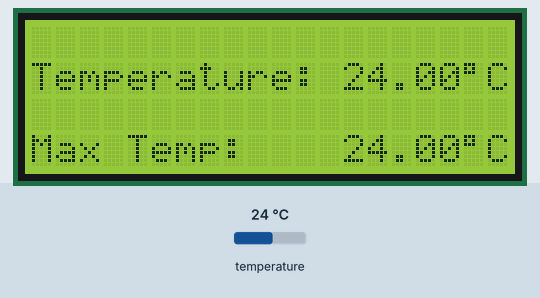
This sketch was run on a simulated Arduino Uno, built with avr-gcc and run on an emulated ATmega328P. Parts: 20×4 character LCD. The test bench sets the inputs (shaded band); at power-on: temperature 24 °C.

Above: at 3.5 s.
3.6 s: temperature set to 12 °C
At 5.9 s:
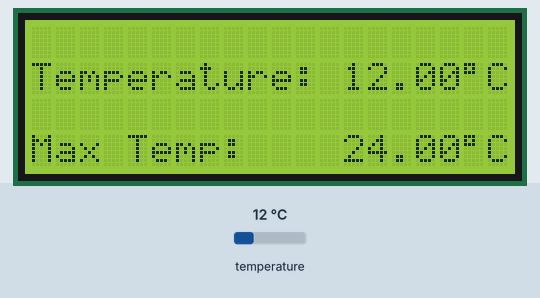
6.2 s: temperature set to 19 °C
11.9 s: temperature set to 28 °C
At 13.4 s:
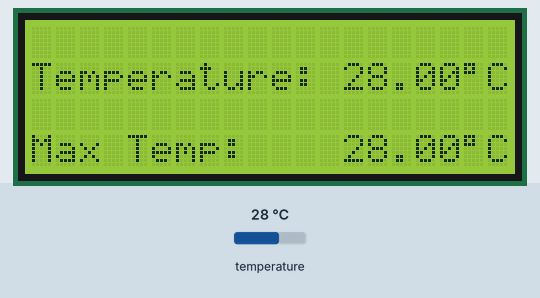
Timing chart, 0 to 14.9 s (numbered marks = the images above; inputs shaded):
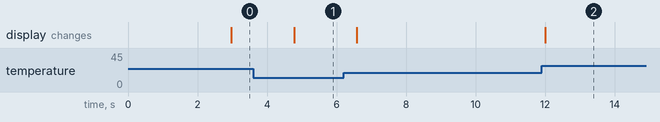

The sketch:

Testing_DS18B20_temp_sensor.ino
```cpp
//Welcome to Handsonpractical
    #include <OneWire.h>
    #include <DallasTemperature.h>
    #include<LiquidCrystal_I2C.h>
    #define ONE_WIRE_BUS 6

    OneWire oneWire(ONE_WIRE_BUS);
    DallasTemperature sensors(&oneWire);
    LiquidCrystal_I2C lcd(0x27,20, 4);
    float temp=0;
    float maxValue=0;

    void setup()
    {
      lcd.backlight();
      lcd.init();
      lcd.begin(20,4);
      lcd.setCursor(6,0);
      lcd.print("Welcome");
      lcd.setCursor(9,1);
      lcd.print("To");
      lcd.setCursor(2,2);
      lcd.print("Hands on Practical");
      delay(2000);
      sensors.begin();
      Serial.begin(9600);

    }
    void loop()
    {
      sensors.requestTemperatures();
      temp=sensors.getTempCByIndex(0);
      if (temp > maxValue)
      {
        maxValue= temp;
      }
      lcd.clear();
      lcd.setCursor(0,1);
      lcd.print("Temperature: ");
      lcd.print(temp);
      lcd.print((char)223);// used to print degree character on LCD
      lcd.print("C");

      lcd.setCursor(0,3);
      lcd.print("Max Temp: ");
      lcd.setCursor(13,3);
      lcd.print(maxValue);
      lcd.print((char)223);
      lcd.print("C");
    delay(1000);
    }
```

Measured:
- after the input at 3.6 s, the display: changes after 1.2 s (image 1)
- after the input at 11.9 s, the display: changes after 0.10 s (image 2)
